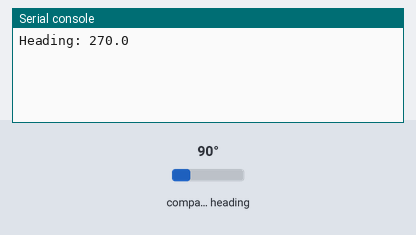
Recording of a program running on a simulated Raspberry Pi Pico running CircuitPython. On the bench: the last lines printed to the serial console. The inputs (shaded band) are chosen by the test bench; at power-on: compass heading 90°.

Above: at 1.2 s.
1.3 s: compass heading set to 7°
At 3.3 s:
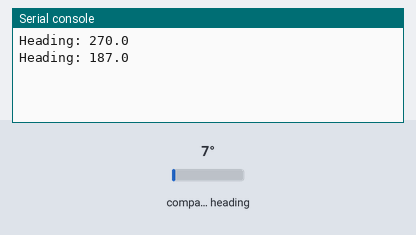
4.0 s: compass heading set to 180°
At 4.9 s:
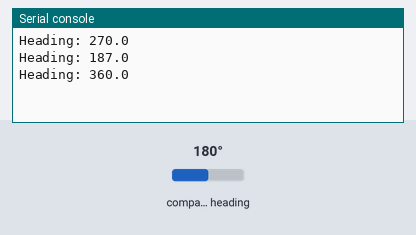
Timing chart, 0 to 7.0 s (numbered marks = the images above; inputs shaded):
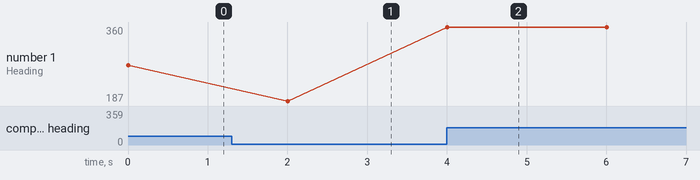

The program:

qmc5883l_cpython.py
```python
# QMC5883L Example
import board
from digitalio import DigitalInOut, Pull
from busio import I2C
from time import sleep
from math import pi, atan2

# Class to acess sensor
class QMC5883L:

    def __init__(self, i2c):
        self.i2c = i2c
        self.QMC_ADDR = 0x0D
        self.QMC_REG_XL = 0
        self.QMC_REG_ST = 6
        self.QMC_REG_CR1 = 9
        self.QMC_REG_SR = 11
        i2c.try_lock()
        i2c.writeto(self.QMC_ADDR, bytearray([self.QMC_REG_SR, 0x01]))
        i2c.writeto(self.QMC_ADDR, bytearray([self.QMC_REG_CR1, 0x81]))
        i2c.unlock()

    def getHeading(self):
        selreg = bytearray([self.QMC_REG_ST])
        st = bytearray([0])
        i2c.try_lock()
        i2c.writeto_then_readfrom(self.QMC_ADDR, selreg, st)
        i2c.unlock()
        while (st[0] & 1) == 0:
            sleep(0.01)
            i2c.try_lock()
            i2c.writeto_then_readfrom(self.QMC_ADDR, selreg, st)
            i2c.unlock()
        selreg = bytearray([self.QMC_REG_XL])
        data = bytearray([0,0,0,0,0,0])
        i2c.try_lock()
        i2c.writeto_then_readfrom(self.QMC_ADDR, selreg, data)
        i2c.unlock()
        x = data[0] + (data[1] << 8);
        y = data[2] + (data[3] << 8);
        if (x & 0x8000) != 0:
            x = x - 0x10000
        if (y & 0x8000) != 0:
            y = y - 0x10000
        angle = atan2(float(y),float(x))
        return (angle*180)/pi + 180

# Test Program
i2c = I2C(sda=board.GP16, scl=board.GP17)
compass = QMC5883L(i2c)
while True:
    print ('Heading: {:.1f}'.format(compass.getHeading()))
    sleep(2)
```

Measured:
- after the input at 1.3 s, the serial console: prints a new line after 0.70 s (image 1)
- after the input at 4.0 s, the serial console: prints a new line at once (image 2)
- plotted number 1: 270 → 187 after the input at 1.3 s, 187 → 360 after the input at 4.0 s
